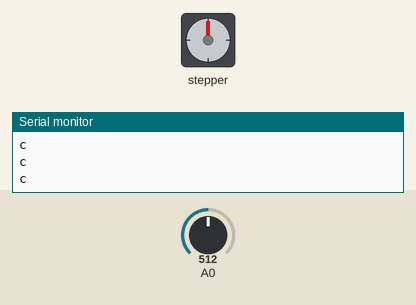
This sketch was run on a simulated Arduino Uno, built with avr-gcc and run on an emulated ATmega328P. Shown: stepper motor, the last lines printed to the serial monitor. The test bench sets the inputs (shaded band); at power-on: A0 = 512. Stepper angles assume 100 steps per turn.

Above: at 1.2 s.
1.3 s: A0 set to 885
2.8 s: A0 set to 910
At 2.95 s:
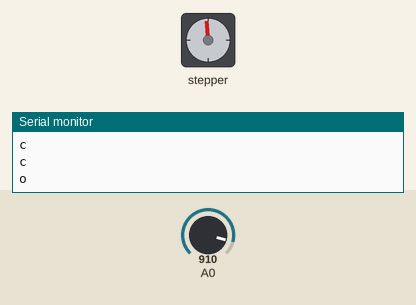
5.8 s: A0 set to 890
At 6.6 s:
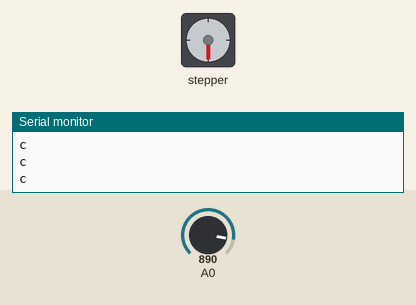
7.3 s: A0 set to 900
At 7.45 s:
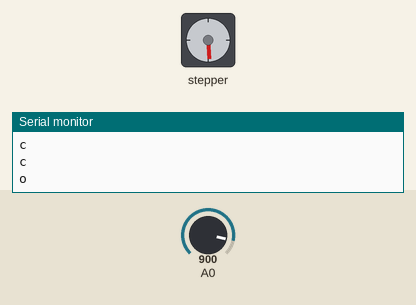
10.3 s: A0 set to 716
At 11.3 s:
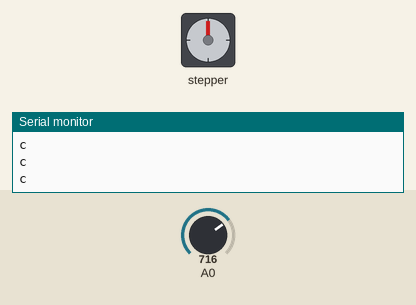
Timing chart, 0 to 12.8 s (numbered marks = the images above; inputs shaded):
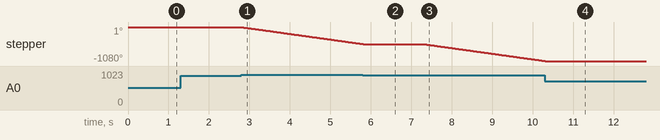

Measured:
- the behaviour switches between 899 and 900 on A0 (found by bisection; images 0 and 1)
- after the input at 2.8 s, stepper: keeps turning counter-clockwise at about 180°/s, starting at once
- after the input at 5.8 s, stepper: goes on until 5.8 s, then stays -540°
- after the input at 7.3 s, stepper: keeps turning counter-clockwise at about 180°/s, starting at once
- after the input at 10.3 s, stepper: goes on until 10.3 s, then stays -1080°

The sketch:

practica31.ino
```cpp
#include <Stepper.h>

#define STEPS 100

Stepper stepper(STEPS, 8, 9, 10, 11);

int previous = 0;

void setup() {
  Serial.begin(9600);
  stepper.setSpeed(30);

}

void loop() {

  int val = analogRead(0);
  if (val >= 900) {
    Serial.println('o');
    stepper.step(-30);

  }
  if (val < 900) {
      Serial.println('c');
  }
}
```
